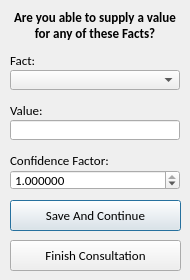
<?xml version="1.0" encoding="UTF-8"?>
<ui version="4.0">
 <class>AdditionalRequest</class>
 <widget class="QDialog" name="AdditionalRequest">
  <property name="geometry">
   <rect>
    <x>0</x>
    <y>0</y>
    <width>190</width>
    <height>280</height>
   </rect>
  </property>
  <property name="minimumSize">
   <size>
    <width>190</width>
    <height>280</height>
   </size>
  </property>
  <property name="maximumSize">
   <size>
    <width>190</width>
    <height>280</height>
   </size>
  </property>
  <property name="windowTitle">
   <string>Consultation</string>
  </property>
  <widget class="QLabel" name="ValueLabel">
   <property name="geometry">
    <rect>
     <x>10</x>
     <y>100</y>
     <width>40</width>
     <height>20</height>
    </rect>
   </property>
   <property name="font">
    <font>
     <family>Calibri</family>
     <pointsize>10</pointsize>
    </font>
   </property>
   <property name="text">
    <string>Value:</string>
   </property>
  </widget>
  <widget class="QLineEdit" name="ValueEditor">
   <property name="geometry">
    <rect>
     <x>10</x>
     <y>120</y>
     <width>170</width>
     <height>20</height>
    </rect>
   </property>
   <property name="maximumSize">
    <size>
     <width>170</width>
     <height>20</height>
    </size>
   </property>
  </widget>
  <widget class="QPushButton" name="ButtonFinish">
   <property name="geometry">
    <rect>
     <x>10</x>
     <y>200</y>
     <width>171</width>
     <height>31</height>
    </rect>
   </property>
   <property name="font">
    <font>
     <family>Calibri</family>
     <pointsize>10</pointsize>
    </font>
   </property>
   <property name="text">
    <string>Save And Continue</string>
   </property>
  </widget>
  <widget class="QPushButton" name="ButtonSaveAndContinue">
   <property name="geometry">
    <rect>
     <x>10</x>
     <y>240</y>
     <width>171</width>
     <height>31</height>
    </rect>
   </property>
   <property name="font">
    <font>
     <family>Calibri</family>
     <pointsize>10</pointsize>
    </font>
   </property>
   <property name="text">
    <string>Finish Consultation</string>
   </property>
  </widget>
  <widget class="QComboBox" name="FactSelector">
   <property name="geometry">
    <rect>
     <x>10</x>
     <y>70</y>
     <width>170</width>
     <height>20</height>
    </rect>
   </property>
   <property name="minimumSize">
    <size>
     <width>170</width>
     <height>20</height>
    </size>
   </property>
   <property name="maximumSize">
    <size>
     <width>170</width>
     <height>20</height>
    </size>
   </property>
  </widget>
  <widget class="QLabel" name="FactLabel">
   <property name="geometry">
    <rect>
     <x>10</x>
     <y>50</y>
     <width>31</width>
     <height>20</height>
    </rect>
   </property>
   <property name="font">
    <font>
     <family>Calibri</family>
     <pointsize>10</pointsize>
    </font>
   </property>
   <property name="focusPolicy">
    <enum>Qt::NoFocus</enum>
   </property>
   <property name="text">
    <string>Fact:</string>
   </property>
  </widget>
  <widget class="QDoubleSpinBox" name="ConfidenceEditor">
   <property name="geometry">
    <rect>
     <x>10</x>
     <y>170</y>
     <width>170</width>
     <height>20</height>
    </rect>
   </property>
   <property name="minimumSize">
    <size>
     <width>170</width>
     <height>20</height>
    </size>
   </property>
   <property name="maximumSize">
    <size>
     <width>170</width>
     <height>20</height>
    </size>
   </property>
   <property name="font">
    <font>
     <family>Calibri</family>
     <pointsize>10</pointsize>
    </font>
   </property>
   <property name="decimals">
    <number>6</number>
   </property>
   <property name="maximum">
    <double>1.000000000000000</double>
   </property>
   <property name="singleStep">
    <double>0.000001000000000</double>
   </property>
   <property name="value">
    <double>1.000000000000000</double>
   </property>
  </widget>
  <widget class="QLabel" name="ConfidenceLabel">
   <property name="geometry">
    <rect>
     <x>10</x>
     <y>150</y>
     <width>121</width>
     <height>20</height>
    </rect>
   </property>
   <property name="minimumSize">
    <size>
     <width>0</width>
     <height>20</height>
    </size>
   </property>
   <property name="maximumSize">
    <size>
     <width>16777215</width>
     <height>20</height>
    </size>
   </property>
   <property name="font">
    <font>
     <family>Calibri</family>
     <pointsize>10</pointsize>
    </font>
   </property>
   <property name="text">
    <string>Confidence Factor:</string>
   </property>
  </widget>
  <widget class="QLabel" name="label">
   <property name="geometry">
    <rect>
     <x>10</x>
     <y>10</y>
     <width>170</width>
     <height>30</height>
    </rect>
   </property>
   <property name="minimumSize">
    <size>
     <width>170</width>
     <height>30</height>
    </size>
   </property>
   <property name="maximumSize">
    <size>
     <width>170</width>
     <height>30</height>
    </size>
   </property>
   <property name="font">
    <font>
     <family>Calibri</family>
     <pointsize>10</pointsize>
     <weight>75</weight>
     <bold>true</bold>
    </font>
   </property>
   <property name="text">
    <string>Are you able to supply a value for any of these Facts?</string>
   </property>
   <property name="alignment">
    <set>Qt::AlignCenter</set>
   </property>
   <property name="wordWrap">
    <bool>true</bool>
   </property>
  </widget>
 </widget>
 <tabstops>
  <tabstop>FactSelector</tabstop>
  <tabstop>ValueEditor</tabstop>
  <tabstop>ConfidenceEditor</tabstop>
  <tabstop>ButtonFinish</tabstop>
  <tabstop>ButtonSaveAndContinue</tabstop>
 </tabstops>
 <resources/>
 <connections>
  <connection>
   <sender>FactSelector</sender>
   <signal>currentIndexChanged(QString)</signal>
   <receiver>AdditionalRequest</receiver>
   <slot>FactSelected()</slot>
   <hints>
    <hint type="sourcelabel">
     <x>64</x>
     <y>76</y>
    </hint>
    <hint type="destinationlabel">
     <x>6</x>
     <y>36</y>
    </hint>
   </hints>
  </connection>
  <connection>
   <sender>ButtonFinish</sender>
   <signal>clicked()</signal>
   <receiver>AdditionalRequest</receiver>
   <slot>SaveAndContinue()</slot>
   <hints>
    <hint type="sourcelabel">
     <x>28</x>
     <y>204</y>
    </hint>
    <hint type="destinationlabel">
     <x>3</x>
     <y>200</y>
    </hint>
   </hints>
  </connection>
  <connection>
   <sender>ButtonSaveAndContinue</sender>
   <signal>clicked()</signal>
   <receiver>AdditionalRequest</receiver>
   <slot>reject()</slot>
   <hints>
    <hint type="sourcelabel">
     <x>32</x>
     <y>254</y>
    </hint>
    <hint type="destinationlabel">
     <x>1</x>
     <y>249</y>
    </hint>
   </hints>
  </connection>
 </connections>
 <slots>
  <slot>FactSelected()</slot>
  <slot>SaveAndContinue()</slot>
 </slots>
</ui>
